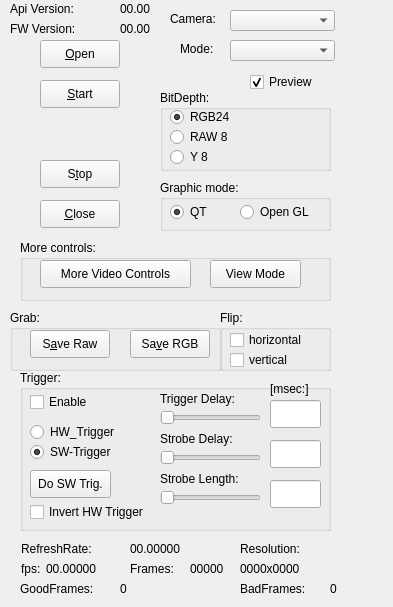
    <widget class="QWidget" name="tab_Vision">
     <attribute name="title">
      <string>Vision</string>
     </attribute>
     <widget class="QComboBox" name="comboBoxCam">
      <property name="geometry">
       <rect>
        <x>230</x>
        <y>10</y>
        <width>105</width>
        <height>21</height>
       </rect>
      </property>
     </widget>
     <widget class="QLabel" name="label_2">
      <property name="geometry">
       <rect>
        <x>170</x>
        <y>10</y>
        <width>61</width>
        <height>18</height>
       </rect>
      </property>
      <property name="text">
       <string>Camera:</string>
      </property>
     </widget>
     <widget class="QLabel" name="label_3">
      <property name="geometry">
       <rect>
        <x>10</x>
        <y>0</y>
        <width>81</width>
        <height>18</height>
       </rect>
      </property>
      <property name="text">
       <string>Api Version:</string>
      </property>
     </widget>
     <widget class="QLabel" name="labelVers">
      <property name="geometry">
       <rect>
        <x>120</x>
        <y>0</y>
        <width>41</width>
        <height>18</height>
       </rect>
      </property>
      <property name="text">
       <string>00.00</string>
      </property>
     </widget>
     <widget class="QLabel" name="label_6">
      <property name="geometry">
       <rect>
        <x>10</x>
        <y>20</y>
        <width>81</width>
        <height>18</height>
       </rect>
      </property>
      <property name="text">
       <string>FW Version:</string>
      </property>
     </widget>
     <widget class="QLabel" name="labelFWVersion">
      <property name="geometry">
       <rect>
        <x>120</x>
        <y>20</y>
        <width>54</width>
        <height>18</height>
       </rect>
      </property>
      <property name="text">
       <string>00.00</string>
      </property>
     </widget>
     <widget class="QLabel" name="label_9">
      <property name="geometry">
       <rect>
        <x>180</x>
        <y>40</y>
        <width>54</width>
        <height>18</height>
       </rect>
      </property>
      <property name="text">
       <string>Mode:</string>
      </property>
     </widget>
     <widget class="QComboBox" name="comboBoxMode">
      <property name="geometry">
       <rect>
        <x>230</x>
        <y>40</y>
        <width>105</width>
        <height>21</height>
       </rect>
      </property>
     </widget>
     <widget class="QCheckBox" name="checkBoxPreview">
      <property name="geometry">
       <rect>
        <x>250</x>
        <y>70</y>
        <width>80</width>
        <height>24</height>
       </rect>
      </property>
      <property name="text">
       <string>Preview</string>
      </property>
      <property name="checked">
       <bool>true</bool>
      </property>
     </widget>
     <widget class="QPushButton" name="pushButtonOpen">
      <property name="geometry">
       <rect>
        <x>40</x>
        <y>40</y>
        <width>80</width>
        <height>28</height>
       </rect>
      </property>
      <property name="text">
       <string>&amp;Open</string>
      </property>
     </widget>
     <widget class="QPushButton" name="pushButtonStart">
      <property name="geometry">
       <rect>
        <x>40</x>
        <y>80</y>
        <width>80</width>
        <height>28</height>
       </rect>
      </property>
      <property name="text">
       <string>&amp;Start</string>
      </property>
     </widget>
     <widget class="QPushButton" name="pushButtonStop">
      <property name="geometry">
       <rect>
        <x>40</x>
        <y>160</y>
        <width>80</width>
        <height>28</height>
       </rect>
      </property>
      <property name="text">
       <string>S&amp;top</string>
      </property>
     </widget>
     <widget class="QPushButton" name="pushButtonClose">
      <property name="geometry">
       <rect>
        <x>40</x>
        <y>200</y>
        <width>80</width>
        <height>28</height>
       </rect>
      </property>
      <property name="text">
       <string>&amp;Close</string>
      </property>
     </widget>
     <widget class="QGroupBox" name="groupBox_BitDepth">
      <property name="geometry">
       <rect>
        <x>160</x>
        <y>90</y>
        <width>171</width>
        <height>81</height>
       </rect>
      </property>
      <property name="title">
       <string>BitDepth:</string>
      </property>
      <widget class="QRadioButton" name="radioButton24bit">
       <property name="geometry">
        <rect>
         <x>10</x>
         <y>15</y>
         <width>71</width>
         <height>24</height>
        </rect>
       </property>
       <property name="text">
        <string>RGB24</string>
       </property>
       <property name="checked">
        <bool>true</bool>
       </property>
      </widget>
      <widget class="QRadioButton" name="radioButton8bit">
       <property name="geometry">
        <rect>
         <x>10</x>
         <y>35</y>
         <width>71</width>
         <height>24</height>
        </rect>
       </property>
       <property name="text">
        <string>RAW 8</string>
       </property>
      </widget>
      <widget class="QRadioButton" name="radioButton8bitY">
       <property name="geometry">
        <rect>
         <x>10</x>
         <y>55</y>
         <width>51</width>
         <height>24</height>
        </rect>
       </property>
       <property name="text">
        <string>Y 8</string>
       </property>
      </widget>
     </widget>
     <widget class="QGroupBox" name="groupBoxGraphicMode">
      <property name="geometry">
       <rect>
        <x>160</x>
        <y>180</y>
        <width>171</width>
        <height>51</height>
       </rect>
      </property>
      <property name="title">
       <string>Graphic mode:</string>
      </property>
      <widget class="QRadioButton" name="radioButtonGraphicQT">
       <property name="geometry">
        <rect>
         <x>10</x>
         <y>20</y>
         <width>51</width>
         <height>24</height>
        </rect>
       </property>
       <property name="text">
        <string>QT</string>
       </property>
       <property name="checked">
        <bool>true</bool>
       </property>
      </widget>
      <widget class="QRadioButton" name="radioButtonGraphicGL">
       <property name="geometry">
        <rect>
         <x>80</x>
         <y>20</y>
         <width>91</width>
         <height>24</height>
        </rect>
       </property>
       <property name="text">
        <string>Open GL</string>
       </property>
      </widget>
     </widget>
     <widget class="QGroupBox" name="groupBox">
      <property name="geometry">
       <rect>
        <x>20</x>
        <y>240</y>
        <width>311</width>
        <height>61</height>
       </rect>
      </property>
      <property name="title">
       <string>More controls:</string>
      </property>
      <widget class="QPushButton" name="pushButtonVideoControls">
       <property name="geometry">
        <rect>
         <x>20</x>
         <y>20</y>
         <width>151</width>
         <height>28</height>
        </rect>
       </property>
       <property name="text">
        <string>More Video Controls</string>
       </property>
      </widget>
      <widget class="QPushButton" name="pushButtonViewMode">
       <property name="geometry">
        <rect>
         <x>190</x>
         <y>20</y>
         <width>91</width>
         <height>28</height>
        </rect>
       </property>
       <property name="text">
        <string>View Mode</string>
       </property>
      </widget>
     </widget>
     <widget class="QGroupBox" name="groupBoxFlip">
      <property name="geometry">
       <rect>
        <x>220</x>
        <y>310</y>
        <width>111</width>
        <height>61</height>
       </rect>
      </property>
      <property name="title">
       <string>Flip:</string>
      </property>
      <widget class="QCheckBox" name="checkBoxFlipH">
       <property name="geometry">
        <rect>
         <x>10</x>
         <y>18</y>
         <width>101</width>
         <height>24</height>
        </rect>
       </property>
       <property name="text">
        <string>horizontal</string>
       </property>
      </widget>
      <widget class="QCheckBox" name="checkBoxFlipV">
       <property name="geometry">
        <rect>
         <x>10</x>
         <y>38</y>
         <width>81</width>
         <height>24</height>
        </rect>
       </property>
       <property name="text">
        <string>vertical</string>
       </property>
      </widget>
     </widget>
     <widget class="QGroupBox" name="groupBoxGrab">
      <property name="geometry">
       <rect>
        <x>10</x>
        <y>310</y>
        <width>211</width>
        <height>61</height>
       </rect>
      </property>
      <property name="title">
       <string>Grab:</string>
      </property>
      <widget class="QPushButton" name="pushButtonSaveRaw">
       <property name="geometry">
        <rect>
         <x>20</x>
         <y>20</y>
         <width>80</width>
         <height>28</height>
        </rect>
       </property>
       <property name="text">
        <string>S&amp;ave Raw</string>
       </property>
      </widget>
      <widget class="QPushButton" name="pushButtonSaveRGB">
       <property name="enabled">
        <bool>true</bool>
       </property>
       <property name="geometry">
        <rect>
         <x>120</x>
         <y>20</y>
         <width>80</width>
         <height>28</height>
        </rect>
       </property>
       <property name="text">
        <string>Sa&amp;ve RGB</string>
       </property>
      </widget>
     </widget>
     <widget class="QGroupBox" name="groupBoxTrigger">
      <property name="geometry">
       <rect>
        <x>20</x>
        <y>370</y>
        <width>311</width>
        <height>161</height>
       </rect>
      </property>
      <property name="title">
       <string>Trigger:</string>
      </property>
      <widget class="QRadioButton" name="radioButtonSWTrigger">
       <property name="geometry">
        <rect>
         <x>10</x>
         <y>70</y>
         <width>101</width>
         <height>24</height>
        </rect>
       </property>
       <property name="text">
        <string>SW-Trigger</string>
       </property>
       <property name="checked">
        <bool>true</bool>
       </property>
      </widget>
      <widget class="QRadioButton" name="radioButtonHWTrigger">
       <property name="geometry">
        <rect>
         <x>10</x>
         <y>50</y>
         <width>111</width>
         <height>24</height>
        </rect>
       </property>
       <property name="text">
        <string>HW_Trigger</string>
       </property>
      </widget>
      <widget class="QCheckBox" name="checkBoxTrigger">
       <property name="geometry">
        <rect>
         <x>10</x>
         <y>20</y>
         <width>71</width>
         <height>24</height>
        </rect>
       </property>
       <property name="text">
        <string>Enable</string>
       </property>
      </widget>
      <widget class="QPushButton" name="pushButtonSWTrigger">
       <property name="geometry">
        <rect>
         <x>10</x>
         <y>100</y>
         <width>81</width>
         <height>28</height>
        </rect>
       </property>
       <property name="text">
        <string>Do SW Trig.</string>
       </property>
      </widget>
      <widget class="QLabel" name="label_7">
       <property name="geometry">
        <rect>
         <x>140</x>
         <y>20</y>
         <width>91</width>
         <height>18</height>
        </rect>
       </property>
       <property name="text">
        <string>Trigger Delay:</string>
       </property>
      </widget>
      <widget class="QSlider" name="SliderTriggerDelay">
       <property name="geometry">
        <rect>
         <x>140</x>
         <y>40</y>
         <width>101</width>
         <height>16</height>
        </rect>
       </property>
       <property name="orientation">
        <enum>Qt::Horizontal</enum>
       </property>
      </widget>
      <widget class="QLabel" name="label_10">
       <property name="geometry">
        <rect>
         <x>140</x>
         <y>60</y>
         <width>91</width>
         <height>18</height>
        </rect>
       </property>
       <property name="text">
        <string>Strobe Delay:</string>
       </property>
      </widget>
      <widget class="QSlider" name="SliderStrobeDelay">
       <property name="geometry">
        <rect>
         <x>140</x>
         <y>80</y>
         <width>101</width>
         <height>16</height>
        </rect>
       </property>
       <property name="orientation">
        <enum>Qt::Horizontal</enum>
       </property>
      </widget>
      <widget class="QLabel" name="label_11">
       <property name="geometry">
        <rect>
         <x>140</x>
         <y>100</y>
         <width>101</width>
         <height>18</height>
        </rect>
       </property>
       <property name="text">
        <string>Strobe Length:</string>
       </property>
      </widget>
      <widget class="QSlider" name="SliderStrobeLength">
       <property name="geometry">
        <rect>
         <x>140</x>
         <y>120</y>
         <width>101</width>
         <height>16</height>
        </rect>
       </property>
       <property name="orientation">
        <enum>Qt::Horizontal</enum>
       </property>
      </widget>
      <widget class="QLineEdit" name="EditTriggerDelay">
       <property name="geometry">
        <rect>
         <x>250</x>
         <y>30</y>
         <width>51</width>
         <height>28</height>
        </rect>
       </property>
      </widget>
      <widget class="QLineEdit" name="EditStrobeDelay">
       <property name="geometry">
        <rect>
         <x>250</x>
         <y>70</y>
         <width>51</width>
         <height>28</height>
        </rect>
       </property>
      </widget>
      <widget class="QLineEdit" name="EditStrobeLength">
       <property name="geometry">
        <rect>
         <x>250</x>
         <y>110</y>
         <width>51</width>
         <height>28</height>
        </rect>
       </property>
      </widget>
      <widget class="QLabel" name="label_12">
       <property name="geometry">
        <rect>
         <x>250</x>
         <y>10</y>
         <width>54</width>
         <height>18</height>
        </rect>
       </property>
       <property name="text">
        <string>[msec:]</string>
       </property>
      </widget>
      <widget class="QCheckBox" name="checkBoxInvertHWTrigger">
       <property name="geometry">
        <rect>
         <x>10</x>
         <y>130</y>
         <width>151</width>
         <height>24</height>
        </rect>
       </property>
       <property name="text">
        <string>Invert HW Trigger</string>
       </property>
      </widget>
     </widget>
     <widget class="QLabel" name="label_BadFrames">
      <property name="geometry">
       <rect>
        <x>330</x>
        <y>580</y>
        <width>54</width>
        <height>18</height>
       </rect>
      </property>
      <property name="text">
       <string>0</string>
      </property>
     </widget>
     <widget class="QLabel" name="label_4">
      <property name="geometry">
       <rect>
        <x>20</x>
        <y>580</y>
        <width>91</width>
        <height>18</height>
       </rect>
      </property>
      <property name="text">
       <string>GoodFrames:</string>
      </property>
     </widget>
     <widget class="QLabel" name="label_8">
      <property name="geometry">
       <rect>
        <x>240</x>
        <y>540</y>
        <width>81</width>
        <height>18</height>
       </rect>
      </property>
      <property name="text">
       <string>Resolution:</string>
      </property>
     </widget>
     <widget class="QLabel" name="label_fpsRefresh">
      <property name="geometry">
       <rect>
        <x>130</x>
        <y>540</y>
        <width>71</width>
        <height>18</height>
       </rect>
      </property>
      <property name="text">
       <string>00.00000</string>
      </property>
     </widget>
     <widget class="QLabel" name="label_5">
      <property name="geometry">
       <rect>
        <x>21</x>
        <y>560</y>
        <width>21</width>
        <height>18</height>
       </rect>
      </property>
      <property name="text">
       <string>fps:</string>
      </property>
     </widget>
     <widget class="QLabel" name="label_13">
      <property name="geometry">
       <rect>
        <x>130</x>
        <y>560</y>
        <width>61</width>
        <height>18</height>
       </rect>
      </property>
      <property name="text">
       <string>Frames:</string>
      </property>
     </widget>
     <widget class="QLabel" name="label_fps">
      <property name="geometry">
       <rect>
        <x>46</x>
        <y>560</y>
        <width>71</width>
        <height>18</height>
       </rect>
      </property>
      <property name="text">
       <string>00.00000</string>
      </property>
     </widget>
     <widget class="QLabel" name="label_14">
      <property name="geometry">
       <rect>
        <x>21</x>
        <y>540</y>
        <width>91</width>
        <height>18</height>
       </rect>
      </property>
      <property name="text">
       <string>RefreshRate:</string>
      </property>
     </widget>
     <widget class="QLabel" name="label_15">
      <property name="geometry">
       <rect>
        <x>240</x>
        <y>580</y>
        <width>81</width>
        <height>18</height>
       </rect>
      </property>
      <property name="text">
       <string>BadFrames:</string>
      </property>
     </widget>
     <widget class="QLabel" name="labelFrames">
      <property name="geometry">
       <rect>
        <x>190</x>
        <y>560</y>
        <width>51</width>
        <height>18</height>
       </rect>
      </property>
      <property name="text">
       <string>00000</string>
      </property>
     </widget>
     <widget class="QLabel" name="labelRes">
      <property name="geometry">
       <rect>
        <x>240</x>
        <y>560</y>
        <width>81</width>
        <height>18</height>
       </rect>
      </property>
      <property name="text">
       <string>0000x0000</string>
      </property>
     </widget>
     <widget class="QLabel" name="label_GoodFrames">
      <property name="geometry">
       <rect>
        <x>120</x>
        <y>580</y>
        <width>54</width>
        <height>18</height>
       </rect>
      </property>
      <property name="text">
       <string>0</string>
      </property>
     </widget>
    </widget>
